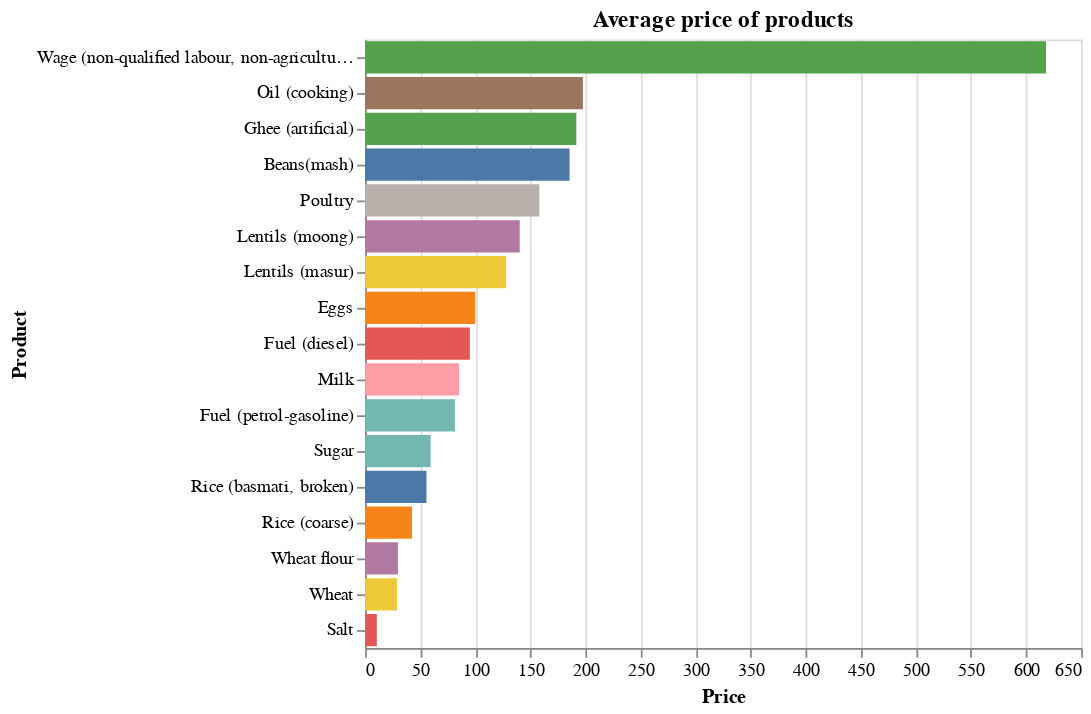

Source (notebook cell):
### Code cell
# price of products, general plot
alt.Chart(source).mark_bar().encode(
    alt.Y('producto:N',  sort='-x', title="Product"),
    alt.X('price:Q', title="Price"),
    alt.Color('producto', legend=None),
    tooltip=['producto', 'price']
).properties(title="Average price of products")

### Figure 1 — Vega-Lite specification as saved in the notebook (floating-point values rounded to 4 significant figures)
{"config": {"view": {"continuousWidth": 400, "continuousHeight": 300}}, "data": {"name": "data-257cf6842c5dc5f3e4f00136185fa0bf"}, "mark": "bar", "encoding": {"color": {"type": "nominal", "field": "producto", "legend": null}, "tooltip": [{"type": "nominal", "field": "producto"}, {"type": "quantitative", "field": "price"}], "x": {"type": "quantitative", "field": "price", "title": "Price"}, "y": {"type": "nominal", "field": "producto", "sort": "-x", "title": "Product"}}, "title": "Average price of products", "$schema": "https://vega.github.io/schema/vega-lite/v4.8.1.json", "datasets": {"data-257cf6842c5dc5f3e4f00136185fa0bf": [{"producto": "Beans(mash)", "price": 185.6}, {"producto": "Eggs", "price": 99.99}, {"producto": "Fuel (diesel)", "price": 95.04}, {"producto": "Fuel (petrol-gasoline)", "price": 81.48}, {"producto": "Ghee (artificial)", "price": 191.7}, {"producto": "Lentils (masur)", "price": 128.0}, {"producto": "Lentils (moong)", "price": 140.3}, {"producto": "Milk", "price": 85.25}, {"producto": "Oil (cooking)", "price": 197.7}, {"producto": "Poultry", "price": 158.1}, {"producto": "Rice (basmati, broken)", "price": 55.67}, {"producto": "Rice (coarse)", "price": 42.49}, {"producto": "Salt", "price": 10.61}, {"producto": "Sugar", "price": 59.42}, {"producto": "Wage (non-qualified labour, non-agricultural)", "price": 618.1}, {"producto": "Wheat", "price": 28.87}, {"producto": "Wheat flour", "price": 29.76}]}}
